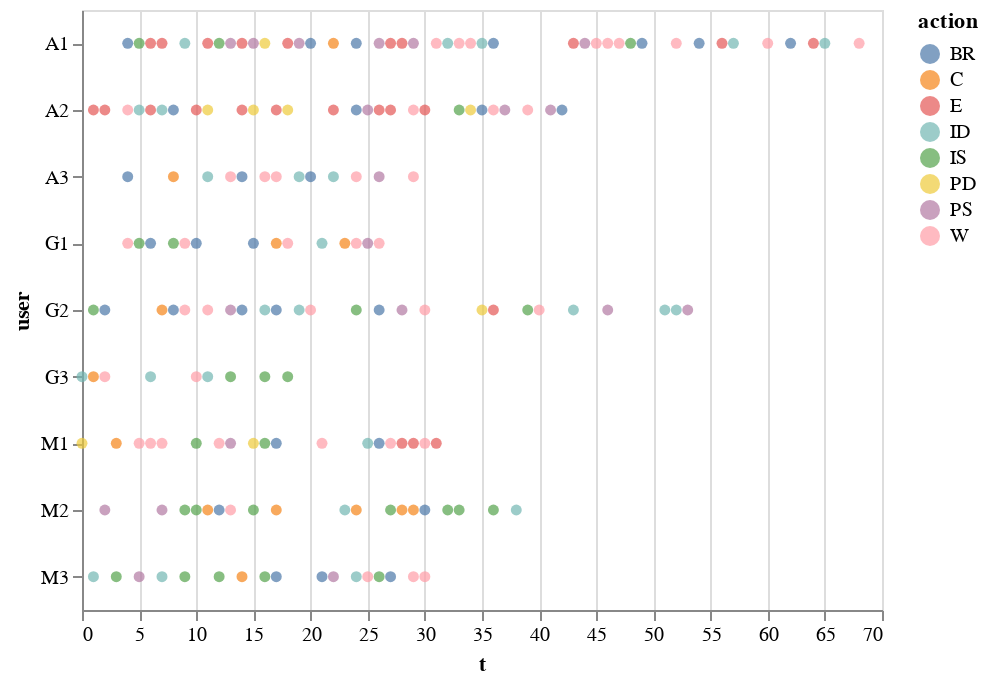

Notebook code for this chart:
### Code cell
df_action = df[df.action.isin(featureOnly)]
alt.Chart(df_action).mark_circle().encode(        
    color='action',
    y="user",
    x='t'
)

### Figure 1 — Vega-Lite specification as saved in the notebook (floating-point values rounded to 4 significant figures; data arrays with more than 128 entries replaced by an {"elided": "..."} marker saying what was removed)
{"$schema": "https://vega.github.io/schema/vega-lite/v2.6.0.json", "config": {"view": {"height": 300, "width": 400}}, "data": {"name": "data-759c31fac935f2f2258939397ce17bf6"}, "datasets": {"data-759c31fac935f2f2258939397ce17bf6": {"elided": "186 records"}}, "encoding": {"color": {"field": "action", "type": "nominal"}, "x": {"field": "t", "type": "quantitative"}, "y": {"field": "user", "type": "nominal"}}, "mark": "circle"}
